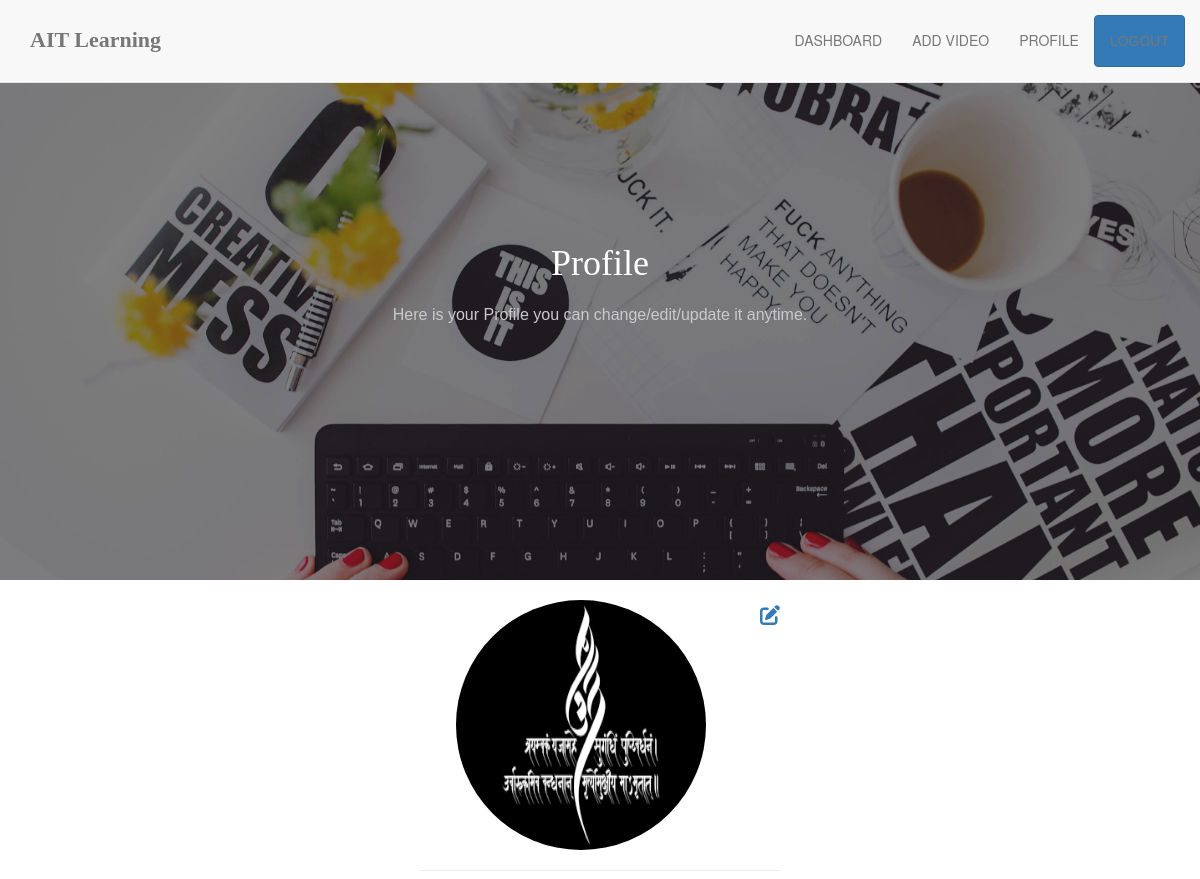
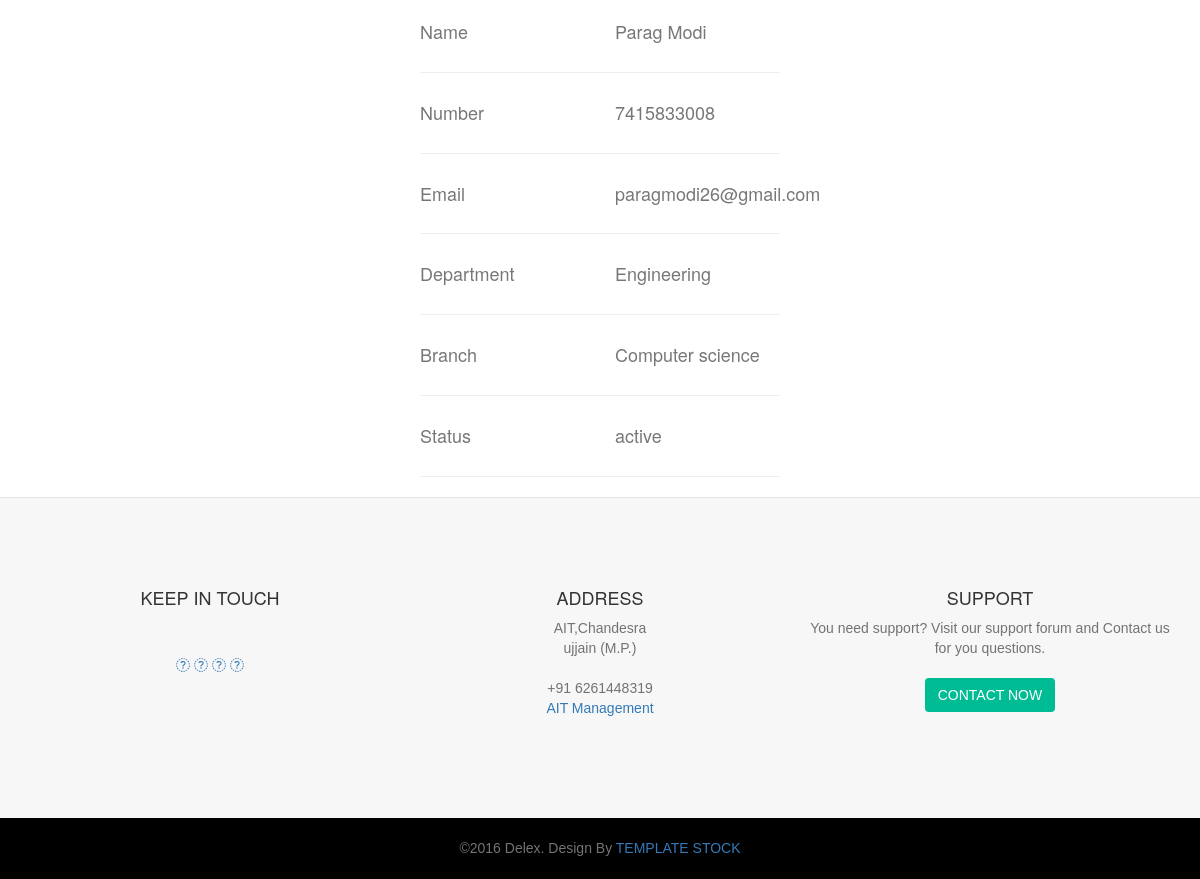
The page /faculty/Profile/ (signed in) on the database its author committed (2 pictures, top to bottom).
### faculty/models.py (models this page shows, shortened)
class Faculty(Model):
    name=models.CharField(max_length=200)
    mobile_number=models.CharField(max_length=200)
    email=models.CharField(max_length=200)
    department = models.CharField(max_length=200)
    branch = models.CharField(max_length=200,default='Computer Science')
    password=models.CharField(max_length=200)
    status=models.CharField(max_length=200,default="active")
    pic=models.ImageField(upload_to='media/image/',default='image/default/profile.jpg')

### faculty/views.py (the view)
# urls.py: path('Profile/', views.profile, name="profile"),
def profile(request):
    if 'email' in request.session:
        email=request.session['email']
        obj=Faculty.objects.get(email=email)
        return render(request,"faculty/profile.html",{'data':obj})
    else:
        messages.error(request,"Session is Out, please Login Again")
        return render(request,'faculty_login.html')

### templates/faculty/profile.html (shortened to what this page needs)
{% extends 'faculty/faculty_base.html' %}
{% load static %}
{% block content %}
    <section class="main-home" id="home">
      <div class="home-page-photo"></div>
      <div class="home__header-content">
        <div id="main-home-carousel" class="owl-carousel">
          <div>
            <h1 class="intro-title">Profile</h1>
            <p class="intro-text">Here is your Profile you can change/edit/update it anytime.</p>
          </div>
        </div>
      </div>
    </section>
<br>
    <link href="https://maxcdn.bootstrapcdn.com/font-awesome/4.3.0/css/font-awesome.min.css" rel="stylesheet">
<div class="container">
    <div class="row">
        <div class="col-md-4"></div>
        <div class="col-md-4" >
            <div class="card user-card">
                <div class="card-header">
                  <a href="{% url 'edit' id=data.id %}" style="float:right;font-size:20px;"><i style="margin-left:8px;" class="fa fa-edit"></i></a>
                </div>
                <div class="card-block">
                    <div class="user-image">
                            <img src="{{ data.pic.url }}" style="width:250px;height: 250px;border-radius:150px;margin-left: 10%">
                    </div>
<hr>
                    <div class="row">
                    <div class="col-md-6 text-muted "><h4>Name</h4> </div>
                    <div class="col-md-6 text-muted "><h4>{{ data.name }}</h4> </div>
                    </div>
                    <hr>
                    <div class="row">
                    <div class="col-md-6 text-muted "><h4>Number</h4>  </div>
                    <div class="col-md-6 text-muted "><h4>{{ data.mobile_number }}</h4> </div>
                    </div>
                                        <hr>
                    <div class="row">
                    <div class="col-md-6 text-muted "><h4>Email</h4>  </div>
                    <div class="col-md-6 text-muted "><h4>{{ data.email }}</h4> </div>
                    </div>
                    <hr>
                    <div class="row">
                    <div class="col-md-6 text-muted "><h4>Department</h4>  </div>
                    <div class="col-md-6 text-muted "><h4>{{ data.department }}</h4> </div>
                    </div>
                    <hr>
                    <div class="row">
                    <div class="col-md-6 text-muted "><h4>Branch</h4>  </div>
                    <div class="col-md-6 text-muted "><h4>{{ data.branch }}</h4> </div>
                    </div>
                    <hr>
                    <div class="row">
                    <div class="col-md-6 text-muted "><h4>Status</h4>  </div>
                    <div class="col-md-6 text-muted "><h4>{{ data.status }}</h4> </div>
                    </div>
                    <hr>
                </div>
            </div>
        </div>
	</div>
</div>
{% endblock %}

### static/css/styles.css (style rules this page uses)
[data-icon]:before { font-family: "icon-font" !important; content: attr(data-icon); font-style: normal !important; font-weight: normal !important; font-variant: normal !important; text-transform: none !important; speak: none; line-height: 1; -webkit-font-smoothing: antialiased; -moz-osx-font-smoothing: grayscale; }

### static/css/component.css (style rules this page uses)
.container { min-height: 100%; }

### static/css/style.css (style rules this page uses)
html,body { height: 100%; }
body { font-family: 'Signika Negative', sans-serif; font-weight: 400; color: #535353; }
*,*:before,*:after { -webkit-box-sizing: border-box; -moz-box-sizing: border-box; box-sizing: border-box; }
a { color: inherit; }
p { color: #737373; }
img { max-width: 100%; }
h1,h2,h3,h4,h5,h6,p { font-family: 'Signika Negative', sans-serif; }
section { position: relative; padding-top: 80px; padding-bottom: 80px; background-color: #fff; }
.main-home { padding: 330px 0px 250px 0; z-index: 1; text-align: center; position: relative; font-size: 13px; color: #fff; background: #000; min-height: 400px; }
.home-page-photo { background-image: url(../images/bg-5.jpg); background-size: cover; z-index: -1; position: absolute; top: 0; opacity: 0.50; right: 0; bottom: 0; left: 0; }
.home__header-content { -webkit-transform: translateY(-50%); -ms-transform: translateY(-50%); transform: translateY(-50%); position: absolute; top: 50%; left: 0; right: 0; }
.home__header-content h1 { font-family: 'Kameron', serif; }
.home__header-content p { font-weight: 300; font-size: 16px; margin-top: 20px; }
#main-home-carousel .intro-title { font-family: 'Kameron', serif; }
#main-home-carousel .intro-text { color: #cacaca; font-weight: 300; margin-bottom: 30px; }

### rows shown on the page
Faculty: pic (picture), name "Parag Modi", mobile_number "7415833008", email "paragmodi26@gmail.com", department "Engineering", branch "Computer science", status "active"
